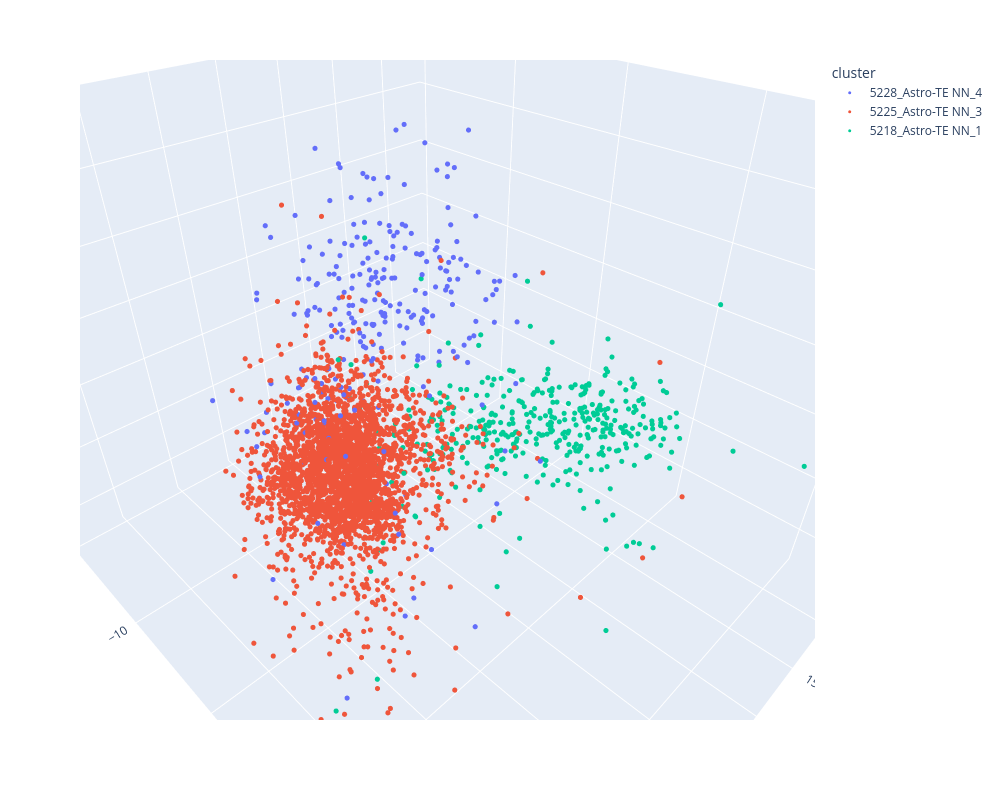

The notebook cell this image was saved under:
### Code cell
fig = px.scatter_3d(df, x='x', y='y', z='z',
                    color='cluster', 
                    # color_continuous_scale='viridis', 
                    # range_color=[vmin, vmax],
                   ) 

fig.update_traces(marker_size=3) 
fig.update_layout(width=1000, height=800)
fig.update_scenes(xaxis_autorange="reversed") 
fig.update_layout(scene_dragmode='orbit')
fig.show()

### Figure 1 — Plotly figure (JSON) as saved in the notebook; plotly's stock layout.template omitted (floating-point values rounded to 4 significant figures; data arrays with more than 128 entries replaced by an {"elided": "..."} marker saying what was removed)
{"data": [{"hovertemplate": "cluster=5228_Astro-TE NN_4<br>x=%{x}<br>y=%{y}<br>z=%{z}<extra></extra>", "legendgroup": "5228_Astro-TE NN_4", "marker": {"color": "#636efa", "size": 3, "symbol": "circle"}, "mode": "markers", "name": "5228_Astro-TE NN_4", "scene": "scene", "showlegend": true, "type": "scatter3d", "x": {"elided": "251 float values"}, "y": {"elided": "251 float values"}, "z": {"elided": "251 float values"}}, {"hovertemplate": "cluster=5225_Astro-TE NN_3<br>x=%{x}<br>y=%{y}<br>z=%{z}<extra></extra>", "legendgroup": "5225_Astro-TE NN_3", "marker": {"color": "#EF553B", "size": 3, "symbol": "circle"}, "mode": "markers", "name": "5225_Astro-TE NN_3", "scene": "scene", "showlegend": true, "type": "scatter3d", "x": {"elided": "2743 float values"}, "y": {"elided": "2743 float values"}, "z": {"elided": "2743 float values"}}, {"hovertemplate": "cluster=5218_Astro-TE NN_1<br>x=%{x}<br>y=%{y}<br>z=%{z}<extra></extra>", "legendgroup": "5218_Astro-TE NN_1", "marker": {"color": "#00cc96", "size": 3, "symbol": "circle"}, "mode": "markers", "name": "5218_Astro-TE NN_1", "scene": "scene", "showlegend": true, "type": "scatter3d", "x": {"elided": "396 float values"}, "y": {"elided": "396 float values"}, "z": {"elided": "396 float values"}}], "layout": {"height": 800, "legend": {"title": {"text": "cluster"}, "tracegroupgap": 0}, "margin": {"t": 60}, "scene": {"aspectmode": "auto", "aspectratio": {"x": 0.9965, "y": 1.171, "z": 0.8566}, "camera": {"center": {"x": 0, "y": 0, "z": 0}, "eye": {"x": 0.7637, "y": 0.7637, "z": 0.7637}, "projection": {"type": "perspective"}, "up": {"x": -0.4082, "y": -0.4082, "z": 0.8165}}, "domain": {"x": [0, 1], "y": [0, 1]}, "dragmode": "orbit", "xaxis": {"autorange": "reversed", "title": {"text": "x"}, "type": "linear"}, "yaxis": {"title": {"text": "y"}, "type": "linear"}, "zaxis": {"title": {"text": "z"}, "type": "linear"}}, "width": 1000}}
